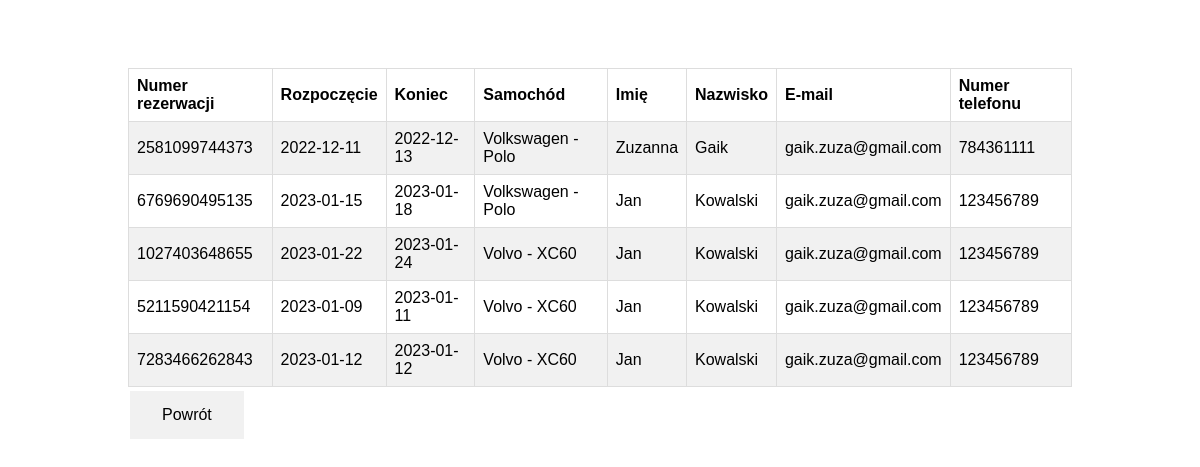
Before: /admin/reservations (signed in) with the older database file.
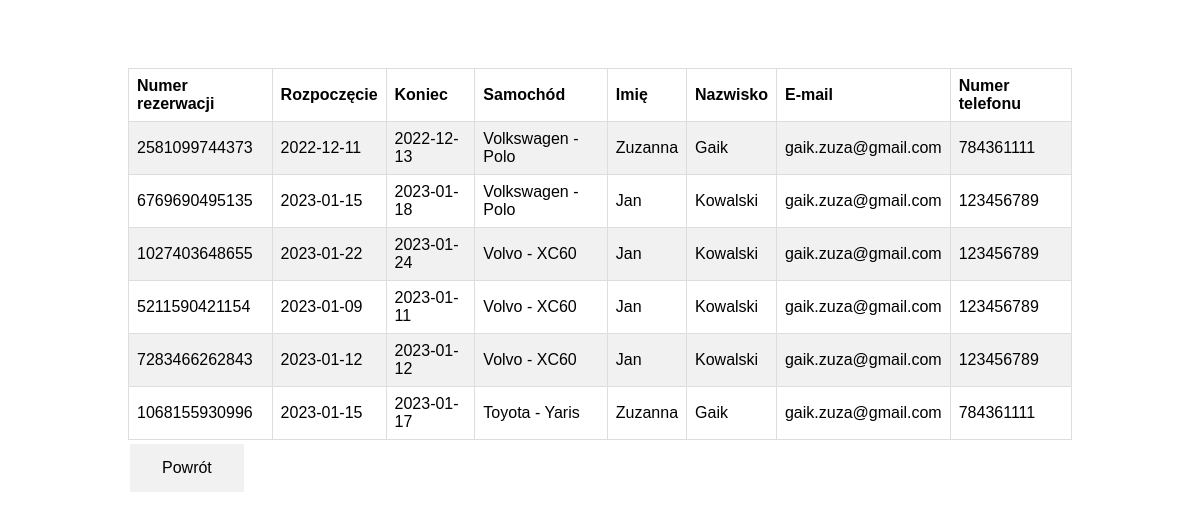
After: the same page with the newer database file.
### tables this page shows
CREATE TABLE Reservation(
                    id INTEGER PRIMARY KEY AUTOINCREMENT,
                    reservation_nr INTEGER NOT NULL UNIQUE,
                    start_time TEXT,
                    end_time TEXT,
                    car_id INTEGER NOT NULL,
                    user_id INTEGER NOT NULL,
                    name VARCHAR(100) NOT NULL,
                    surname VARCHAR(100) NOT NULL,
                    email VARCHAR(150) NOT NULL,
                    phonenr VARCHAR(13) NOT NULL,
                    FOREIGN KEY (car_id) REFERENCES Car(id),
                    FOREIGN KEY (user_id) REFERENCES User(id)
                );

### serwer.py (the view)
@app.route("/admin/reservations", methods=['GET'])
@login_required
def reservations():
    if request.method == 'GET':
        verification = check_if_admin(current_user.username)
        if verification == True:
            reservations = get_reservations_for_admin()
            return render_template("admin/admin_reservations.html", reservations=reservations)
        else:
            return render_template("customer/info.html", info="Nie jesteś adminem", href="")

### database/car_db.py (called while the page is built)
def connect_to_db():
    connection = connect(DB_NAME, check_same_thread=False)
    cursor = connection.cursor()
    return connection, cursor

def fetch_car_by_id(id):
    connection, cursor = connect_to_db()
    data = cursor.execute("SELECT id, brand, model, car_type, production_year, fuel_type, gearbox_type, price, city, image FROM Car WHERE id = ?", [id])
    records = cursor.fetchall()
    connection.close()
    return records

### database/reservation_db.py (called while the page is built)
def connect_to_db():
    connection = connect(DB_NAME, check_same_thread=False)
    cursor = connection.cursor()
    return connection, cursor

def fetch_reservation_records():
    connection, cursor = connect_to_db()
    data = cursor.execute("SELECT * FROM Reservation")
    records = cursor.fetchall()
    connection.close()
    return records

### database/user_db.py (called while the page is built)
def connect_to_db():
    connection = connect(DB_NAME, check_same_thread=False)
    cursor = connection.cursor()
    return connection, cursor

def get_role_by_username(username):
    connection, cursor = connect_to_db()
    data = cursor.execute("SELECT role FROM User WHERE username = ?", [username])
    record = cursor.fetchone()
    connection.close()
    return record

def get_user_by_username(username):
    connection, cursor = connect_to_db()
    data = cursor.execute("SELECT * FROM User WHERE username = ?", [username])
    record = cursor.fetchone()
    connection.close()
    return record

### services/server_service.py (called while the page is built)
def check_if_admin(username):
    role = get_role_by_username(username)
    if role[0] == "admin":
        return True
    else:
        return False

### services/templates_service.py (called while the page is built)
def get_reservations_for_admin():
    data = fetch_reservation_records()
    reservations = []
    for row in data:
        record = ['']*8
        record[0] = str(row[1])
        record[1] = str(row[2])
        record[2] = str(row[3])
        car = fetch_car_by_id(row[4])[0]
        record[3] = str(car[1] + " - " + car[2])
        record[4] = str(row[6])
        record[5] = str(row[7])
        record[6] = str(row[8])
        record[7] = str(row[9])
        reservations.append(record)
    return reservations

### serwer.py (called while the page is built)
@login_manager.user_loader
def user_loader(username):
    if username is None:
        return None
    row = get_user_by_username(username)
    try:
        username = row[1]
        password = row[2]
    except:
        return None
    user = User()
    user.id = username
    user.username = username
    user.password = password
    return user

### templates/admin/admin_reservations.html (shortened to what this page needs)
<!doctype html>
<html lang="pl">
    <head>
        <link rel="stylesheet" type="text/css" href="../../static/css/styles.css"/>
    </head>
    <body class="padmessages">
        <div>
            <table>
                <tr>
                  <th>Numer rezerwacji</th>
                  <th>Rozpoczęcie</th>
                  <th>Koniec</th>
                  <th>Samochód</th>
                  <th>Imię</th>
                  <th>Nazwisko</th>
                  <th>E-mail</th>
                  <th>Numer telefonu</th>
                </tr>
                {% for reservation in reservations %}
                <tr>
                    {% for col in reservation %}
                    <td> {{ col }}</td>
                    {% endfor %}
                </tr>
                {% endfor %}
              </table>
        </div>
        <a href="/admin">
            <button class="button">Powrót</button>
        </a>
    </body>
</html>

### static/css/styles.css (style rules this page uses)
body { font-family: arial, sans-serif; }
.padmessages { padding-top: 5%; padding-left: 10%; padding-right: 10%; }
.button { border: none; color: white; padding: 15px 32px; text-align: center; text-decoration: none; display: inline-block; font-size: 16px; margin: 4px 2px; transition-duration: 0.4s; cursor: pointer; background-color: #f1f1f1; color: black; border: 0px solid rgb(80, 80, 80); }

### templates/admin/admin_reservations.html (style rules this page uses)
table { border-collapse: collapse; width: 100%; }
td, th { border: 1px solid #dddddd; text-align: left; padding: 8px; }
tr:nth-child(even) { background-color: #f1f1f1; }

Changed rows visible on the page:
added Reservation: reservation "1068155930996" "Toyota - Yaris", start_time "2023-01-15", end_time "2023-01-17", name "Zuzanna", surname "Gaik", email "gaik.zuza@gmail.com", phonenr "784361111"
